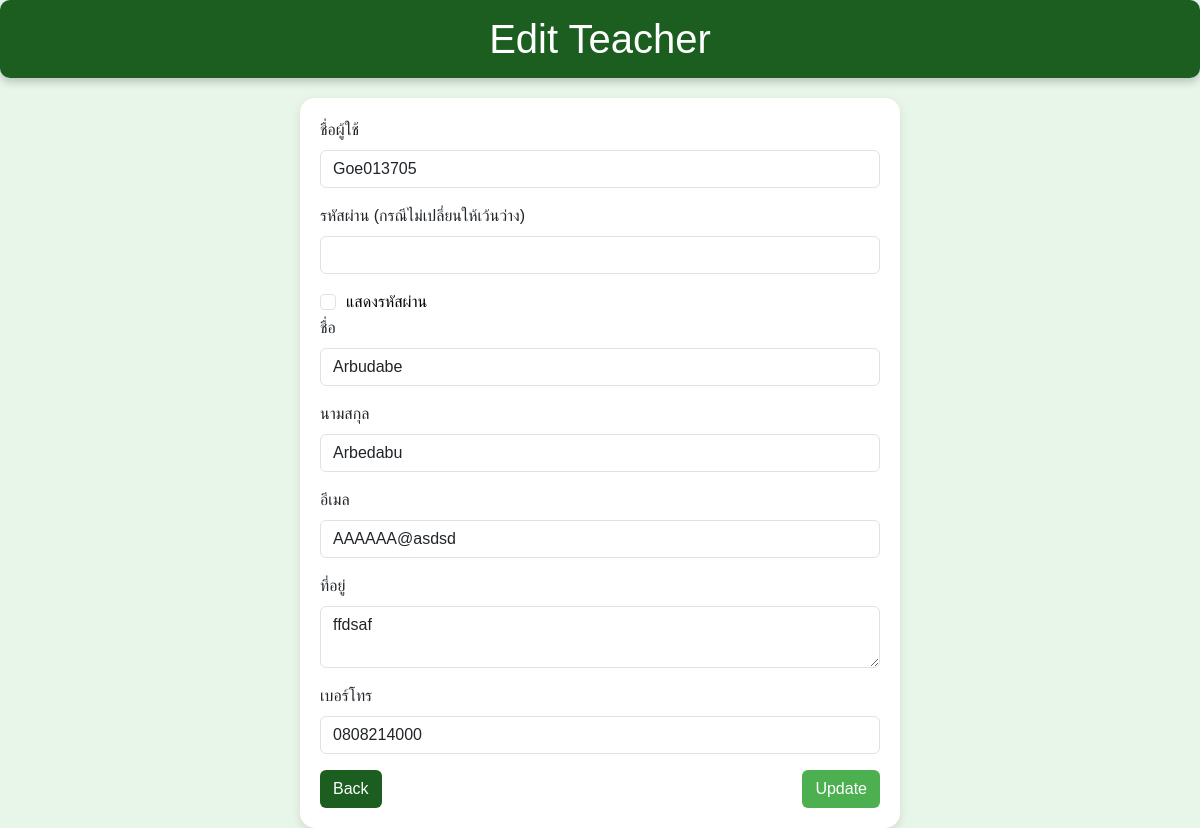
/edit_teacher.php?id=3, run on the app's committed database.
### tables this page shows
CREATE TABLE `teacher` (
  `id` int(11) NOT NULL,
  `t_username` varchar(50) NOT NULL,
  `t_password` varchar(255) NOT NULL,
  `t_Fname` varchar(50) NOT NULL,
  `t_Lname` varchar(50) NOT NULL,
  `t_email` varchar(100) NOT NULL,
  `t_address` text NOT NULL,
  `t_phone` varchar(15) DEFAULT NULL,
  `role` enum('teacher','admin') DEFAULT 'teacher',
  `Fname` varchar(255) NOT NULL,
  `Lname` varchar(255) NOT NULL
);

### edit_teacher.php (the view, shortened to what this page needs)
<?php
require 'config.php';
$teacher_id = $_GET['id'];
$stmt = $conn->prepare("SELECT * FROM teacher WHERE id = ?");
$stmt->bind_param("i", $teacher_id);
$stmt->execute();
$result = $stmt->get_result();
$teacher = $result->fetch_assoc();
?>
<!DOCTYPE html>
<html lang="en">
<head>
    <link href="https://cdn.jsdelivr.net/npm/bootstrap@5.3.3/dist/css/bootstrap.min.css" rel="stylesheet">
</head>
<body>
    <h1 id="title">Edit Teacher</h1>
    <div class="container">
        <form method="POST">
            <div class="mb-3">
                <label for="t_username" class="form-label">ชื่อผู้ใช้</label>
                <input type="text" class="form-control" id="t_username" name="t_username" value="<?php echo htmlspecialchars($teacher['t_username']); ?>" required>
            </div>
            <div class="mb-3">
                <label for="t_password" class="form-label">รหัสผ่าน (กรณีไม่เปลี่ยนให้เว้นว่าง)</label>
                <input type="password" class="form-control" id="t_password" name="t_password">
            </div>
            <div class="form-check">
                <input type="checkbox" class="form-check-input" id="togglePassword">
                <label class="form-check-label" for="togglePassword" style="color: black;">แสดงรหัสผ่าน</label>
            </div>
            <div class="mb-3">
                <label for="t_Fname" class="form-label">ชื่อ</label>
                <input type="text" class="form-control" id="t_Fname" name="t_Fname" value="<?php echo htmlspecialchars($teacher['t_Fname']); ?>" required>
            </div>
            <div class="mb-3">
                <label for="t_Lname" class="form-label">นามสกุล</label>
                <input type="text" class="form-control" id="t_Lname" name="t_Lname" value="<?php echo htmlspecialchars($teacher['t_Lname']); ?>" required>
            </div>
            <div class="mb-3">
                <label for="t_email" class="form-label">อีเมล</label>
                <input type="email" class="form-control" id="t_email" name="t_email" value="<?php echo htmlspecialchars($teacher['t_email']); ?>" required>
            </div>
            <div class="mb-3">
                <label for="t_address" class="form-label">ที่อยู่</label>
                <textarea class="form-control" id="t_address" name="t_address" required><?php echo htmlspecialchars($teacher['t_address']); ?></textarea>
            </div>
            <div class="mb-3">
                <label for="t_phone" class="form-label">เบอร์โทร</label>
                <input type="text" class="form-control" id="t_phone" name="t_phone" value="<?php echo htmlspecialchars($teacher['t_phone']); ?>" pattern="\d{10}" required>
            </div>
            <div class="d-flex justify-content-between">
                <a href="admin_manage_teacher.php" class="btn btn-back">Back</a>
                <button type="submit" class="btn btn-update">Update</button>
            </div>
        </form>
    </div>
</body>
</html>

### edit_teacher.php (style rules this page uses)
body { background-color: #e8f5e9; font-family: Arial, sans-serif; }
.form-check { margin-top: 10px; }
.form-check-label { font-size: 1rem; color: #fff; }
.form-check-input { margin-right: 10px; }
#title { text-align: center; padding: 15px; background-color: #1b5e20; color: white; margin-bottom: 20px; border-radius: 10px; box-shadow: 0 4px 8px rgba(0, 0, 0, 0.2); }
.container { max-width: 600px; margin: auto; background-color: #ffffff; padding: 20px; border-radius: 15px; box-shadow: 0 4px 10px rgba(0, 0, 0, 0.1); }
.btn { font-size: 1rem; }
.btn-back { background-color: #1b5e20; color: white; }
.btn-update { background-color: #4caf50; color: white; }

### data on the page
teacher: t_username "Goe013705", t_Fname "Arbudabe", t_Lname "Arbedabu", t_email "AAAAAA@asdsd", t_address "ffdsaf", t_phone "0808214000"
